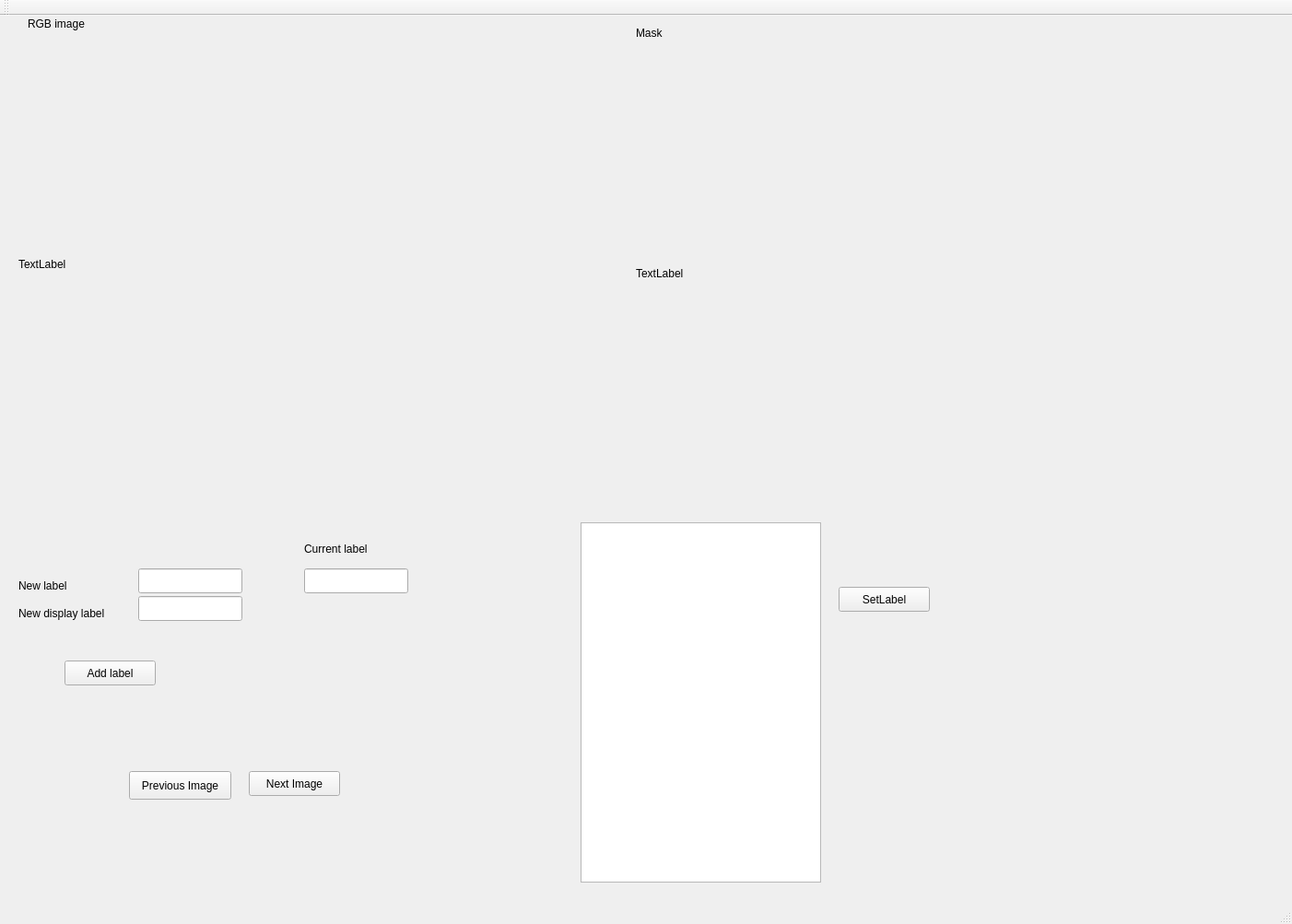
<?xml version="1.0" encoding="UTF-8"?>
<ui version="4.0">
 <class>MainWindow</class>
 <widget class="QMainWindow" name="MainWindow">
  <property name="geometry">
   <rect>
    <x>0</x>
    <y>0</y>
    <width>1402</width>
    <height>1003</height>
   </rect>
  </property>
  <property name="windowTitle">
   <string>MainWindow</string>
  </property>
  <widget class="QWidget" name="centralWidget">
   <widget class="QLabel" name="label">
    <property name="geometry">
     <rect>
      <x>20</x>
      <y>610</y>
      <width>121</width>
      <height>17</height>
     </rect>
    </property>
    <property name="text">
     <string>New label</string>
    </property>
   </widget>
   <widget class="QLabel" name="label_2">
    <property name="geometry">
     <rect>
      <x>30</x>
      <y>0</y>
      <width>121</width>
      <height>17</height>
     </rect>
    </property>
    <property name="text">
     <string>RGB image</string>
    </property>
   </widget>
   <widget class="QLabel" name="label_3">
    <property name="geometry">
     <rect>
      <x>690</x>
      <y>10</y>
      <width>121</width>
      <height>17</height>
     </rect>
    </property>
    <property name="text">
     <string>Mask</string>
    </property>
   </widget>
   <widget class="QLineEdit" name="m_newLabel">
    <property name="geometry">
     <rect>
      <x>150</x>
      <y>600</y>
      <width>113</width>
      <height>27</height>
     </rect>
    </property>
   </widget>
   <widget class="QLineEdit" name="m_currentLabel">
    <property name="geometry">
     <rect>
      <x>330</x>
      <y>600</y>
      <width>113</width>
      <height>27</height>
     </rect>
    </property>
   </widget>
   <widget class="QLabel" name="label_4">
    <property name="geometry">
     <rect>
      <x>330</x>
      <y>570</y>
      <width>121</width>
      <height>17</height>
     </rect>
    </property>
    <property name="text">
     <string>Current label</string>
    </property>
   </widget>
   <widget class="QPushButton" name="m_addLabelButton">
    <property name="geometry">
     <rect>
      <x>70</x>
      <y>700</y>
      <width>99</width>
      <height>27</height>
     </rect>
    </property>
    <property name="text">
     <string>Add label</string>
    </property>
   </widget>
   <widget class="QPushButton" name="m_setLabelButton">
    <property name="geometry">
     <rect>
      <x>910</x>
      <y>620</y>
      <width>99</width>
      <height>27</height>
     </rect>
    </property>
    <property name="text">
     <string>SetLabel</string>
    </property>
   </widget>
   <widget class="QPushButton" name="m_previousImagEButton">
    <property name="geometry">
     <rect>
      <x>140</x>
      <y>820</y>
      <width>111</width>
      <height>31</height>
     </rect>
    </property>
    <property name="text">
     <string>Previous Image</string>
    </property>
   </widget>
   <widget class="QPushButton" name="m_nextImageButton">
    <property name="geometry">
     <rect>
      <x>270</x>
      <y>820</y>
      <width>99</width>
      <height>27</height>
     </rect>
    </property>
    <property name="text">
     <string>Next Image</string>
    </property>
   </widget>
   <widget class="QLabel" name="m_rgb">
    <property name="geometry">
     <rect>
      <x>20</x>
      <y>30</y>
      <width>640</width>
      <height>480</height>
     </rect>
    </property>
    <property name="minimumSize">
     <size>
      <width>640</width>
      <height>480</height>
     </size>
    </property>
    <property name="text">
     <string>TextLabel</string>
    </property>
   </widget>
   <widget class="QLabel" name="m_mask">
    <property name="geometry">
     <rect>
      <x>690</x>
      <y>40</y>
      <width>640</width>
      <height>480</height>
     </rect>
    </property>
    <property name="minimumSize">
     <size>
      <width>640</width>
      <height>480</height>
     </size>
    </property>
    <property name="text">
     <string>TextLabel</string>
    </property>
   </widget>
   <widget class="QListWidget" name="m_label">
    <property name="geometry">
     <rect>
      <x>630</x>
      <y>550</y>
      <width>261</width>
      <height>391</height>
     </rect>
    </property>
   </widget>
   <widget class="QLabel" name="label_5">
    <property name="geometry">
     <rect>
      <x>20</x>
      <y>640</y>
      <width>121</width>
      <height>17</height>
     </rect>
    </property>
    <property name="text">
     <string>New display label</string>
    </property>
   </widget>
   <widget class="QLineEdit" name="m_newDisplayLabel">
    <property name="geometry">
     <rect>
      <x>150</x>
      <y>630</y>
      <width>113</width>
      <height>27</height>
     </rect>
    </property>
   </widget>
  </widget>
  <widget class="QMenuBar" name="menuBar">
   <property name="geometry">
    <rect>
     <x>0</x>
     <y>0</y>
     <width>1402</width>
     <height>25</height>
    </rect>
   </property>
  </widget>
  <widget class="QToolBar" name="mainToolBar">
   <attribute name="toolBarArea">
    <enum>TopToolBarArea</enum>
   </attribute>
   <attribute name="toolBarBreak">
    <bool>false</bool>
   </attribute>
  </widget>
  <widget class="QStatusBar" name="statusBar"/>
 </widget>
 <layoutdefault spacing="6" margin="11"/>
 <resources/>
 <connections/>
</ui>
